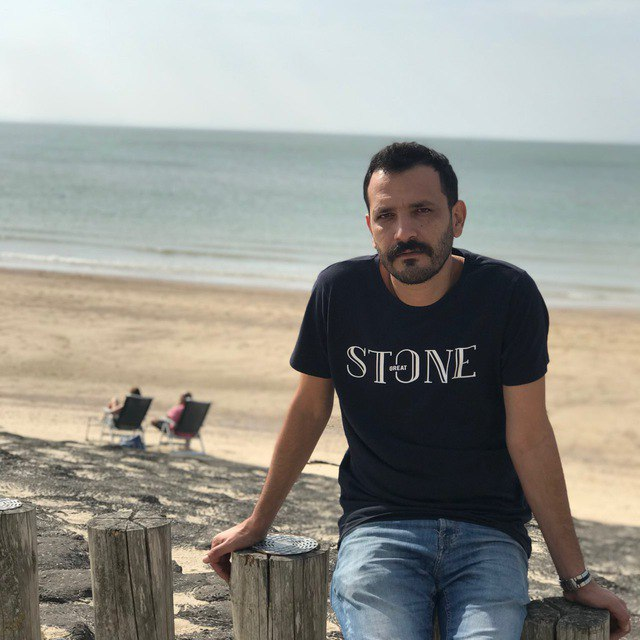
#> input picture data/A.jpg, 640 x 640 px
$ python gen_training_data.py --images_dir ../data
#> lines starting #> are read from the running program, lines starting #| are printed output that depends on the picture
### utils/line_cache.py
# utils/line_cache.py
import os, json, glob
import numpy as np

_STRUCT_KEYS = {"ys","xs","pairs","sectors","lengths","nails","shape_hw","nail_shape","num_nails","min_dist","num_sectors"}

# [4 lines left out: function _to_ndarray, not called in this run]

def load_line_cache(shape_hw, nail_shape, num_nails, min_dist, num_sectors, cache_dir="cache"):
    h, w = int(shape_hw[0]), int(shape_hw[1])
    base = f"lines_{nail_shape}_{num_nails}_{w}x{h}_d{min_dist}_s{num_sectors}"
    core_path = os.path.join(cache_dir, base + ".npz")
    if not os.path.exists(core_path):
        return None, None

    z = np.load(core_path, allow_pickle=True)

    # Core structural arrays from the NPZ (authoritative)
    ys       = z["ys"]       # object ndarray (ragged)
    xs       = z["xs"]       # object ndarray (ragged)
    pairs    = z["pairs"]    # int32 ndarray, shape [N,2]
    sectors  = z["sectors"]  # int32 ndarray, shape [N]
    lengths  = z["lengths"]  # int32 ndarray, shape [N]
    nails    = z["nails"]    # int32 ndarray, shape [num_nails,2]

    # Build cache dict (do NOT let meta overwrite these arrays)
    cache = {
        "ys": ys,
        "xs": xs,
        "pairs": pairs,
        "sectors": sectors,
        "lengths": lengths,
        "nails": nails,
        "shape_hw": (h, w),
        "nail_shape": nail_shape,
        "num_nails": int(num_nails),
        "min_dist": int(min_dist),
        "num_sectors": int(num_sectors),
    }

    # Merge selected metadata keys only (ignore structural ones if present)
    try:
        meta = json.loads(str(z["meta"]))
        if isinstance(meta, dict):
            for k, v in meta.items():
                if k in _STRUCT_KEYS:
                    continue  # don't overwrite arrays/struct
                cache[k] = v
    except Exception:
        pass

    # Normalize types in case something slipped in:
    if isinstance(cache["pairs"], list):    cache["pairs"] = _to_ndarray(cache["pairs"], dtype=np.int32)
    if isinstance(cache["sectors"], list):  cache["sectors"] = _to_ndarray(cache["sectors"], dtype=np.int32)
    if isinstance(cache["lengths"], list):  cache["lengths"] = _to_ndarray(cache["lengths"], dtype=np.int32)
    if isinstance(cache["nails"], list):    cache["nails"] = _to_ndarray(cache["nails"], dtype=np.int32)

    total = int(cache["pairs"].shape[0]) if hasattr(cache["pairs"], "shape") else len(cache["pairs"])

    # ---- Optional AA mask bounds + shards ----
    bounds_path = os.path.join(cache_dir, f"{base}_bounds.npz")
    if os.path.exists(bounds_path):
        b = np.load(bounds_path, allow_pickle=True)
        cache["roi_y0"] = b["roi_y0"].astype(np.int32)
        cache["roi_y1"] = b["roi_y1"].astype(np.int32)
        cache["roi_x0"] = b["roi_x0"].astype(np.int32)
        cache["roi_x1"] = b["roi_x1"].astype(np.int32)
        num_shards = int(b["num_shards"])

        # Map each line index -> (shard id, position in shard)
        shard_files = sorted(glob.glob(os.path.join(cache_dir, f"{base}_masks_*.npz")))
        if len(shard_files) != num_shards:
            # Shards incomplete; skip masks to avoid crashes
            return cache, core_path

        idx2shard = np.empty(total, np.int32)
        pos_in_shard = np.empty(total, np.int32)

        shards = []
        for s, spath in enumerate(shard_files):
            zsh = np.load(spath, allow_pickle=True)
            lo = int(zsh["lo"]); hi = int(zsh["hi"])
            shards.append({"path": spath, "lo": lo, "hi": hi})
            idx2shard[lo:hi] = s
            pos_in_shard[lo:hi] = np.arange(0, hi - lo, dtype=np.int32)

        class _MaskProxy:
            """Lazy loader for sharded uint8 masks."""
            # [12 lines left out: functions __init__, __getitem__, not called in this run]

            def __len__(self):
                return len(self.idx2shard)

        class _MasksView:
            """Simple adapter so caller can index like cache['masks'][k]."""
            def __init__(self, proxy): self.proxy = proxy
            def __getitem__(self, k):   return self.proxy[k]
            def __len__(self):          return len(self.proxy)

        cache["masks_u8_proxy"] = _MaskProxy(shards, idx2shard, pos_in_shard)
        cache["masks"] = _MasksView(cache["masks_u8_proxy"])

    return cache, core_path

### scripts/gen_training_data.py
#!/usr/bin/env python3
import os, json, math, argparse, random
import numpy as np
import cv2
from tqdm import tqdm
from utils.line_cache import load_line_cache  # your existing cache loader
from collections import deque
import math
# ---- AA line ROI (fast + local) ----
def roi_line_mask(h, w, x1,y1,x2,y2, thickness=1, pad=2):
    xmn, xmx = max(0, min(x1,x2)-thickness-pad), min(w-1, max(x1,x2)+thickness+pad)
    ymn, ymx = max(0, min(y1,y2)-thickness-pad), min(h-1, max(y1,y2)+thickness+pad)
    roi = np.zeros((ymx-ymn+1, xmx-xmn+1), np.float32)
    p1, p2 = (x1-xmn, y1-ymn), (x2-xmn, y2-ymn)
    cv2.line(roi, p1, p2, 1.0, thickness=max(1,int(thickness)), lineType=cv2.LINE_AA)
    return slice(ymn, ymx+1), slice(xmn, xmx+1), roi

def endpoints_from_samples(ys, xs):
    return int(xs[0]), int(ys[0]), int(xs[-1]), int(ys[-1])

def preprocess_u8(img_u8, size=(400,400), gamma=1.9, clahe=2.0, grid=8, invert=False):
    img = cv2.resize(img_u8, size, interpolation=cv2.INTER_AREA)
    clahe_obj = cv2.createCLAHE(clipLimit=max(0.01, clahe), tileGridSize=(grid,grid))
    img = clahe_obj.apply(img)
    f = (img.astype(np.float32)/255.0)
    f = np.power(f, 1.0/max(1e-6, gamma))
    if invert: f = 1.0 - f
    return np.clip(f, 0, 1).astype(np.float32)

def main():
    ap = argparse.ArgumentParser()
    ap.add_argument('--images_dir', required=True)
    ap.add_argument('--out', default='data/line_ranker_dataset.npz')
    ap.add_argument('--nail_shape', default='circle')
    ap.add_argument('--num_nails', type=int, default=360)
    ap.add_argument('--num_sectors', type=int, default=12)
    ap.add_argument('--min_dist', type=int, default=30)
    ap.add_argument('--max_steps', type=int, default=500)
    ap.add_argument('--shortlist_k', type=int, default=512)
    ap.add_argument('--thickness', type=int, default=1)
    ap.add_argument('--gamma', type=float, default=1.9)
    ap.add_argument('--clahe', type=float, default=2.0)
    ap.add_argument('--grid', type=int, default=8)
    ap.add_argument('--seed', type=int, default=123)
    args = ap.parse_args()
    random.seed(args.seed); np.random.seed(args.seed)

    # collect images
    fnames = [os.path.join(args.images_dir,f) for f in os.listdir(args.images_dir)
              if f.lower().endswith(('.png','.jpg','.jpeg','.bmp'))]
    X, y = [], []  # features, gains
    meta = []
    recent_nails = deque(maxlen=8)   # cooldown horizon used for labels
    last_endpoints = None
    last_sector = 0
    for fp in tqdm(fnames, desc='gen'):
        raw = cv2.imread(fp, cv2.IMREAD_GRAYSCALE)
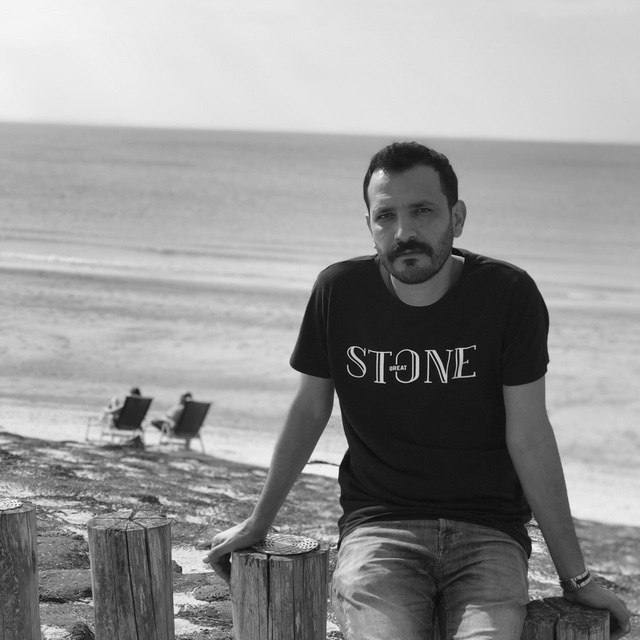
#> raw: shape (640, 640); min 0, max 255, mean 148.4
        if raw is None: continue
        target = preprocess_u8(raw, size=(400,400), gamma=args.gamma, clahe=args.clahe, grid=args.grid, invert=True)
#> in preprocess_u8, `img = clahe_obj.apply(img)`:
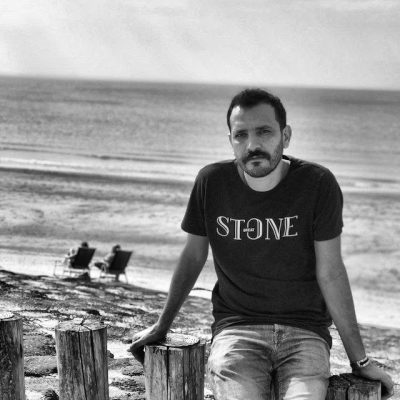
#> img: shape (400, 400); min 3, max 254, mean 148.1
#> in preprocess_u8, `f = np.power(f, 1.0/max(1e-6, gamma))`:
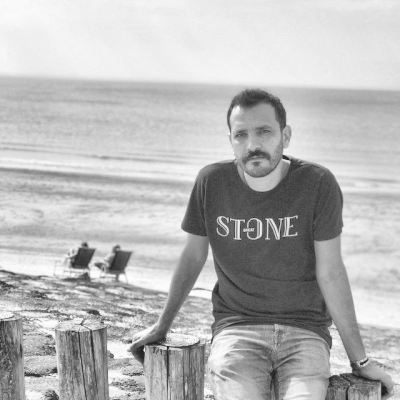
#> f: shape (400, 400) float32; min 0.0965, max 0.998, mean 0.723
#> in preprocess_u8, `if invert: f = 1.0 - f`:
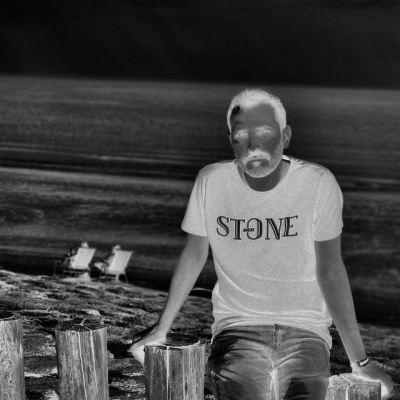
#> f: shape (400, 400) float32; min 0.00207, max 0.904, mean 0.277
        H,W = target.shape
#> H = 400; W = 400
        desired = 1.0 - target
        dark = np.zeros_like(target, np.float32)

        cache, _ = load_line_cache((H,W), args.nail_shape, args.num_nails, args.min_dist, args.num_sectors)
        if cache is None: continue

        pairs = cache['pairs']; ys_arr = cache['ys']; xs_arr = cache['xs']
        lengths = cache['lengths']; sectors = cache['sectors']

        # ---- curriculum: start at later steps more often (structured residual) ----
        steps = args.max_steps
        used = np.zeros(len(pairs), bool)
        for t in range(steps):
            need = np.clip(desired - dark, 0.0, 1.0)

            # shortlist by simple heuristic (longer + darker)
            base = lengths.astype(np.float32)
            idxs = np.where(~used)[0]
            if len(idxs)==0: break
            topN = min(args.shortlist_k, len(idxs))
            part = np.argpartition(-base[idxs], topN-1)[:topN]
            cand = idxs[part]

            # compute true gains + simple features for the shortlist
            gains = np.zeros(len(cand), np.float32)
            feats = np.zeros((len(cand), 11), np.float32)  # [sum,mean,max,var,dens,L,sector]
            for j, k in enumerate(cand):
                ys, xs = ys_arr[k], xs_arr[k]
                x1,y1,x2,y2 = endpoints_from_samples(ys, xs)
                ysli, xsli, mask = roi_line_mask(H,W,x1,y1,x2,y2, thickness=args.thickness)
                vals = need[ysli, xsli] * mask
                gains[j] = float(vals.sum())

                # base stats
                linevals = need[ysli, xsli]
                s = float(linevals.sum()); m = float(linevals.mean()); mx=float(linevals.max()); v=float(linevals.var()+1e-8)
                dens = float((1.0 - need[ysli, xsli]).mean())
                L = float(lengths[k]); sec = float(sectors[k])

                # dynamic + geometry
                ang_cur = math.degrees(math.atan2(y2 - y1, x2 - x1)) % 360.0
                if last_endpoints is None:
                    d_ang = 0.0
                else:
                    x1p,y1p,x2p,y2p = last_endpoints
                    ang_prev = math.degrees(math.atan2(y2p - y1p, x2p - x1p)) % 360.0
                    d = abs((ang_cur - ang_prev + 180.0) % 360.0 - 180.0)
                    d_ang = float(d)

                i, jn = int(pairs[k][0]), int(pairs[k][1])
                cool_i = 1.0 if i in recent_nails else 0.0
                cool_j = 1.0 if jn in recent_nails else 0.0
                sec_gap = float(abs(sec - last_sector)) if last_endpoints is not None else 0.0

                feats[j] = [s,m,mx,v,dens,L,sec,d_ang,cool_i,cool_j,sec_gap]

            # store all pairs (feats, gains)
            X.append(feats); y.append(gains)
            meta.append(dict(file=os.path.basename(fp), step=t, num=len(cand)))

            # take the best (teacher) to advance residual for next step
            if gains.size==0: break
            k_best = cand[int(np.argmax(gains))]
            recent_nails.extend([int(pairs[k_best][0]), int(pairs[k_best][1])])
            last_endpoints = (x1, y1, x2, y2)
            last_sector = float(sectors[k_best])
            ys, xs = ys_arr[k_best], xs_arr[k_best]
            x1,y1,x2,y2 = endpoints_from_samples(ys, xs)
            ysli, xsli, mask = roi_line_mask(H,W,x1,y1,x2,y2, thickness=args.thickness)
            # soft attenuation with k≈0.08 (thread opacity)
            dark_sub = dark[ysli, xsli]
            dark_sub[:] = 1.0 - (1.0 - dark_sub) * (1.0 - 0.08 * mask)
            used[k_best] = True
#> pass 2 of the loop in main, `for fp in tqdm(fnames, desc='gen'):`:
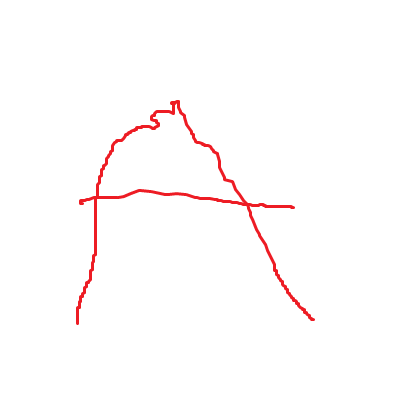
#> input picture data/A1_color2.png, 400 x 400 px
#> raw: shape (400, 400)
#> in preprocess_u8 (call 2), `if invert: f = 1.0 - f`:
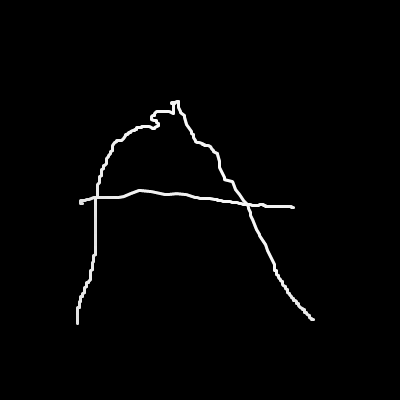
#> f: shape (400, 400) float32; min 0, max 0.296, mean 0.00436; drawn with min black and max white

    if not X:
#> (the run stopped early here; a loop or call above may not have finished)
